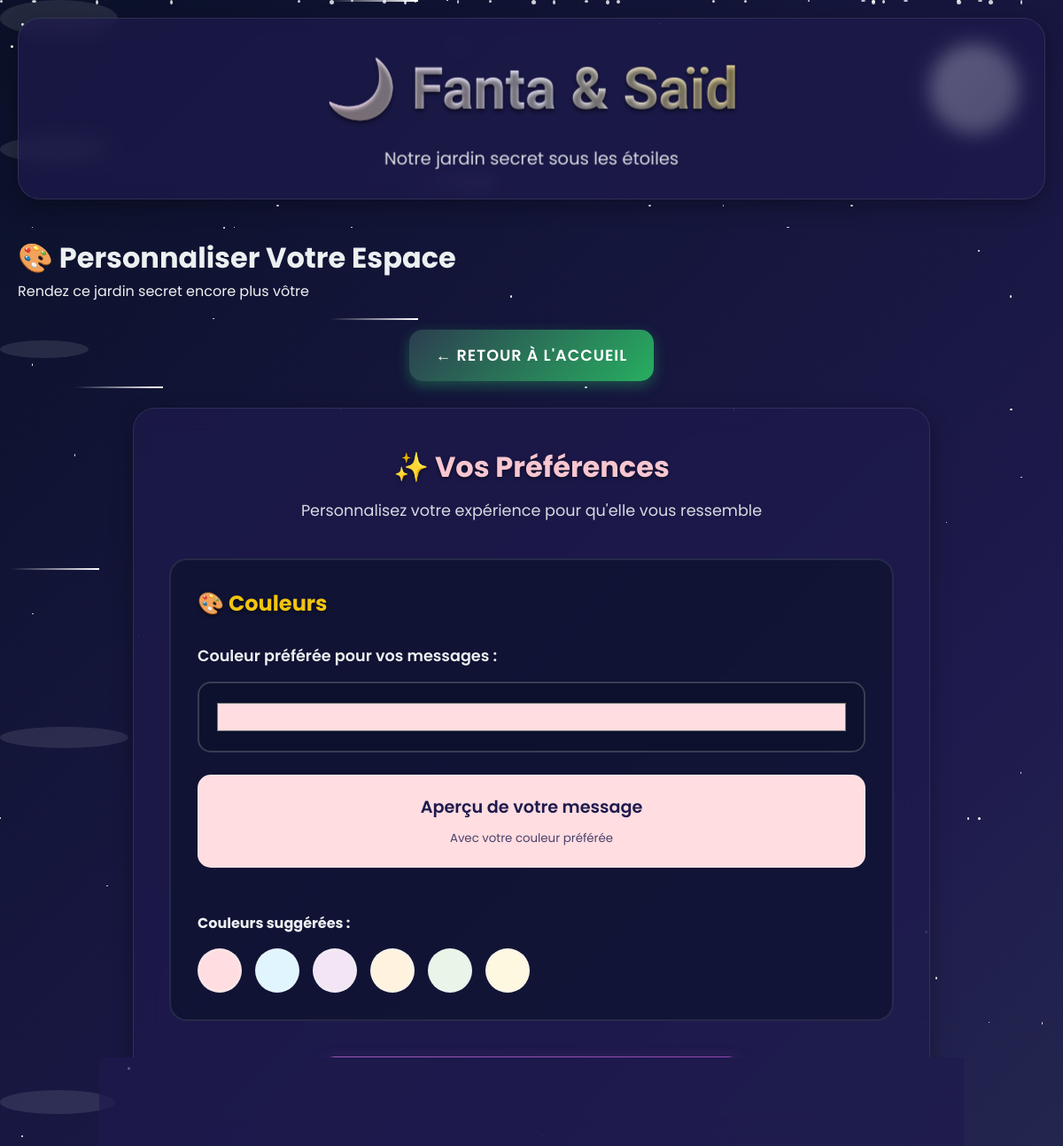
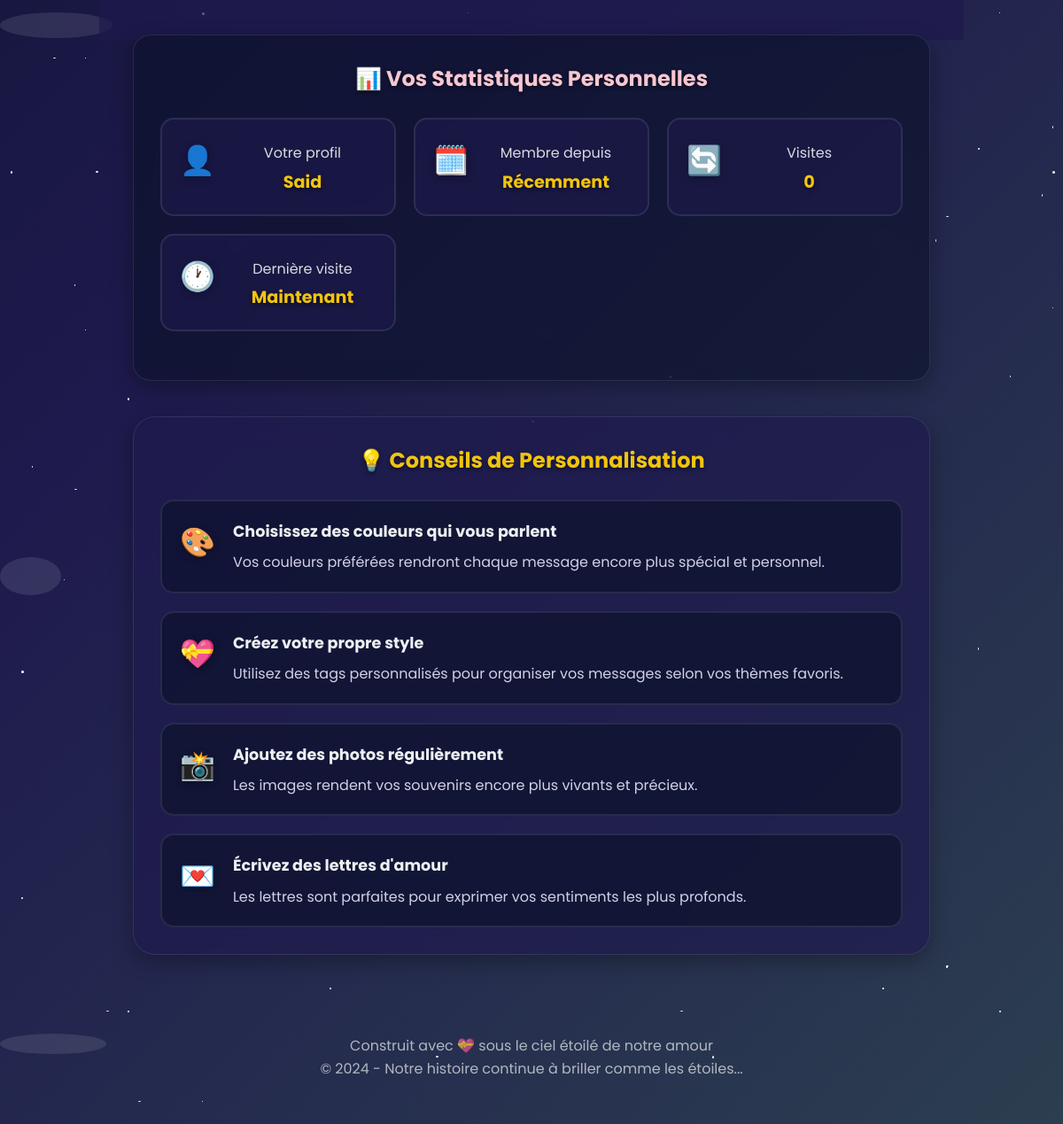
The app's page /personalize (signed in) with its own data (2 pictures, top to bottom).
### app.py (models this page shows, shortened)
class User(UserMixin, db.Model):
    id = db.Column(db.Integer, primary_key=True)
    username = db.Column(db.String(50), unique=True, nullable=False)
    password_hash = db.Column(db.String(128), nullable=False)
    created_at = db.Column(db.DateTime, default=datetime.utcnow)
    last_login = db.Column(db.DateTime)
    visit_count = db.Column(db.Integer, default=0)
    favorite_color = db.Column(db.String(7), default='#ffdde1')

### app.py (the view, shortened to what this page needs)
@app.route('/personalize', methods=['GET', 'POST'])
@login_required
def personalize():
    return render_template('personalize.html',
                         user=current_user.username,
                         current_color=current_user.favorite_color)

### app.py (called while the page is built)
@login_manager.user_loader
def load_user(user_id):
    return User.query.get(int(user_id))

### templates/personalize.html (shortened to what this page needs)
{% extends "base.html" %}
{% block content %}
<div class="header-container">
    <h1>🎨 Personnaliser Votre Espace</h1>
    <p>Rendez ce jardin secret encore plus vôtre</p>
</div>
<div class="navigation-links">
    <a href="{{ url_for('index') }}" class="btn btn-secondary">← Retour à l'accueil</a>
</div>
<div class="personalize-container">
    <div class="personalize-card">
        <div class="card-header">
            <h2>✨ Vos Préférences</h2>
            <p>Personnalisez votre expérience pour qu'elle vous ressemble</p>
        </div>
        <form method="POST" class="personalize-form">
            <div class="preference-section">
                <h3>🎨 Couleurs</h3>
                <div class="color-preferences">
                    <div class="form-group">
                        <label for="favorite_color">Couleur préférée pour vos messages :</label>
                        <div class="color-picker-container">
                            <input type="color" name="favorite_color" id="favorite_color" value="{{ current_color }}" class="color-picker">
                            <div class="color-preview" id="color-preview">
                                <div class="preview-message">
                                    <p>Aperçu de votre message</p>
                                    <small>Avec votre couleur préférée</small>
                                </div>
                            </div>
                        </div>
                    </div>
                    <div class="color-presets">
                        <h4>Couleurs suggérées :</h4>
                        <div class="preset-colors">
                            <div class="preset-color" data-color="#ffdde1" style="background: #ffdde1;" title="Rose tendre"></div>
                            <div class="preset-color" data-color="#e1f5fe" style="background: #e1f5fe;" title="Bleu ciel"></div>
                            <div class="preset-color" data-color="#f3e5f5" style="background: #f3e5f5;" title="Lavande"></div>
                            <div class="preset-color" data-color="#fff3e0" style="background: #fff3e0;" title="Pêche"></div>
                            <div class="preset-color" data-color="#e8f5e8" style="background: #e8f5e8;" title="Vert menthe"></div>
                            <div class="preset-color" data-color="#fff8e1" style="background: #fff8e1;" title="Jaune doux"></div>
                        </div>
                    </div>
                </div>
            </div>
            <div class="form-actions">
                <button type="submit" class="btn btn-customize btn-large">💾 Sauvegarder mes préférences</button>
            </div>
        </form>
    </div>
    <div class="personal-stats">
        <h3>📊 Vos Statistiques Personnelles</h3>
        <div class="stats-grid">
            <div class="stat-card">
                <div class="stat-icon">👤</div>
                <div class="stat-info">
                    <div class="stat-label">Votre profil</div>
                    <div class="stat-value">{{ user|title }}</div>
                </div>
            </div>
            <div class="stat-card">
                <div class="stat-icon">🗓️</div>
                <div class="stat-info">
                    <div class="stat-label">Membre depuis</div>
                    <div class="stat-value">{{ current_user.created_at.strftime('%B %Y') if current_user.created_at else 'Récemment' }}</div>
                </div>
            </div>
            <div class="stat-card">
                <div class="stat-icon">🔄</div>
                <div class="stat-info">
                    <div class="stat-label">Visites</div>
                    <div class="stat-value">{{ current_user.visit_count or 0 }}</div>
                </div>
            </div>
            <div class="stat-card">
                <div class="stat-icon">🕐</div>
                <div class="stat-info">
                    <div class="stat-label">Dernière visite</div>
                    <div class="stat-value">{{ current_user.last_login.strftime('%d/%m à %H:%M') if current_user.last_login else 'Maintenant' }}</div>
                </div>
            </div>
        </div>
    </div>
    <div class="personalization-tips">
        <h3>💡 Conseils de Personnalisation</h3>
        <div class="tips-list">
            <div class="tip-item">
                <span class="tip-icon">🎨</span>
                <div class="tip-content">
                    <h4>Choisissez des couleurs qui vous parlent</h4>
                    <p>Vos couleurs préférées rendront chaque message encore plus spécial et personnel.</p>
                </div>
            </div>
            <div class="tip-item">
                <span class="tip-icon">💝</span>
                <div class="tip-content">
                    <h4>Créez votre propre style</h4>
                    <p>Utilisez des tags personnalisés pour organiser vos messages selon vos thèmes favoris.</p>
                </div>
            </div>
            <div class="tip-item">
                <span class="tip-icon">📸</span>
                <div class="tip-content">
                    <h4>Ajoutez des photos régulièrement</h4>
                    <p>Les images rendent vos souvenirs encore plus vivants et précieux.</p>
                </div>
            </div>
            <div class="tip-item">
                <span class="tip-icon">💌</span>
                <div class="tip-content">
                    <h4>Écrivez des lettres d'amour</h4>
                    <p>Les lettres sont parfaites pour exprimer vos sentiments les plus profonds.</p>
                </div>
            </div>
        </div>
    </div>
</div>
{% endblock %}

### static/style.css (style rules this page uses)
:root { --midnight-blue: #0a1128; --deep-purple: #1e1a4d; --twilight-blue: #2c3e50; --moonlight-silver: #ecf0f1; --starlight-gold: #f1c40f; --rose-quartz: #f8c6d0; --lavender-blush: #e6e6fa; --mystic-purple: #8e44ad; --forest-green: #27ae60; --ocean-blue: #3498db; --night-sky: linear-gradient(135deg, #0a1128 0%, #1e1a4d 50%, #2c3e50 100%); --moon-glow: linear-gradient(135deg, #ecf0f1 0%, #bdc3c7 100%); --twilight: linear-gradient(135deg, #2c3e50 0%, #8e44ad 100%); --aurora: linear-gradient(135deg, #27ae60 0%, #3498db 50%, #8e44ad 100%); --glow-shadow: 0 0 20px rgba(236, 240, 241, 0.3); --deep-shadow: 0 10px 30px rgba(0, 0, 0, 0.5); --card-shadow: 0 8px 25px rgba(0, 0, 0, 0.3); --transition: all 0.4s cubic-bezier(0.25, 0.46, 0.45, 0.94); --text-shadow: 0 2px 4px rgba(0, 0, 0, 0.5); --success-green: #27ae60; --warning-orange: #f39c12; --error-red: #e74c3c; --info-blue: #3498db; --accent-purple: #9b59b6; }
* { margin: 0; padding: 0; box-sizing: border-box; }
html { scroll-behavior: smooth; }
body { font-family: 'Poppins', 'Roboto', sans-serif; background: var(--night-sky); color: var(--moonlight-silver); min-height: 100vh; position: relative; overflow-x: hidden; line-height: 1.6; }
.stat-label { display: block; font-size: 0.9em; color: var(--moonlight-silver); opacity: 0.8; margin-top: 5px; }
.color-picker { display: flex; align-items: center; gap: 15px; flex-wrap: wrap; }
.btn { display: inline-block; padding: 15px 30px; border: none; border-radius: 15px; text-decoration: none; font-weight: 600; transition: var(--transition); cursor: pointer; text-align: center; font-size: 1.1em; text-transform: uppercase; letter-spacing: 1px; position: relative; overflow: hidden; }
.btn::before { content: ''; position: absolute; top: 0; left: -100%; width: 100%; height: 100%; background: linear-gradient(90deg, transparent, rgba(255, 255, 255, 0.2), transparent); transition: var(--transition); }
.btn-secondary { background: linear-gradient(135deg, var(--twilight-blue), var(--forest-green)); color: white; box-shadow: 0 5px 15px rgba(39, 174, 96, 0.4); }
.navigation-links { display: flex; justify-content: center; gap: 20px; flex-wrap: wrap; margin: 30px 0; }
.stats-grid { display: grid; grid-template-columns: repeat(auto-fit, minmax(200px, 1fr)); gap: 20px; margin: 25px 0; }
.stat-card { background: rgba(10, 17, 40, 0.6); border-radius: 15px; padding: 25px; text-align: center; transition: var(--transition); border: 2px solid rgba(236, 240, 241, 0.1); }
.stat-icon { font-size: 3em; margin-bottom: 15px; filter: drop-shadow(0 4px 8px rgba(0, 0, 0, 0.3)); }
.stat-card .stat-label { color: var(--moonlight-silver); font-size: 1em; opacity: 0.9; }
.btn-customize { background: linear-gradient(135deg, var(--accent-purple), var(--mystic-purple)); color: white; box-shadow: 0 8px 20px rgba(155, 89, 182, 0.4); }
.form-group { margin-bottom: 25px; }
.form-group input { width: 100%; padding: 18px; border: 2px solid rgba(236, 240, 241, 0.2); border-radius: 15px; font-size: 1.1em; transition: var(--transition); background: rgba(10, 17, 40, 0.6); color: var(--moonlight-silver); }
.btn-large { padding: 18px 35px; font-size: 1.2em; }

### records on screen
User: favorite_color "#ffdde1", username "Said", created_at "Récemment", visit_count "0", last_login "Maintenant"
